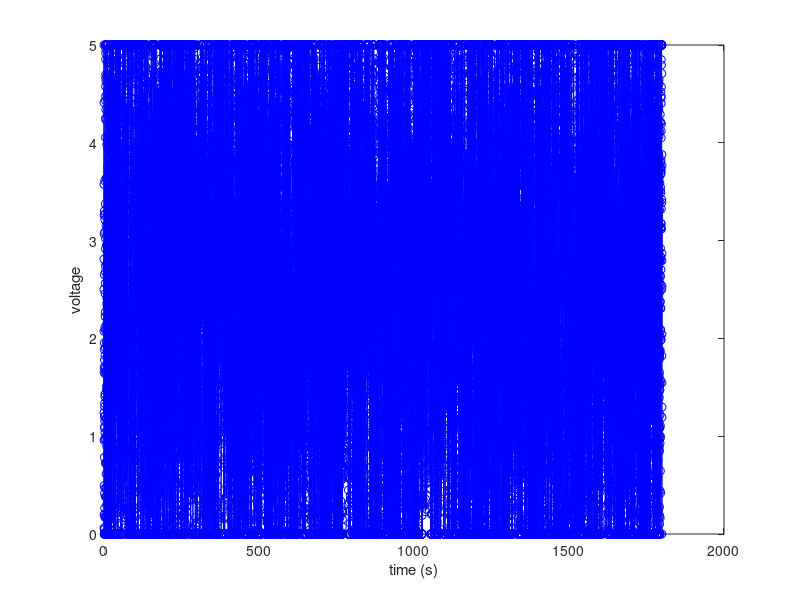
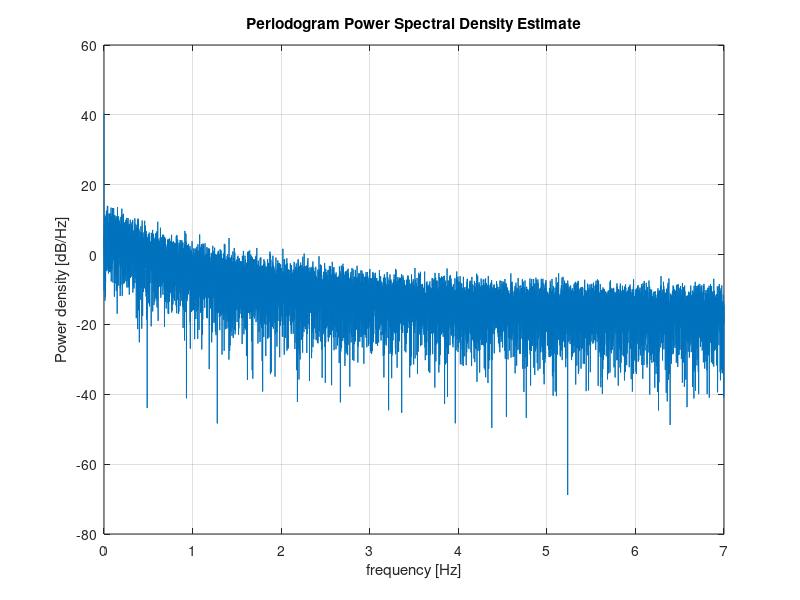

MATLAB code for these plots, in order: (Note: this script raises an error after producing the figures.)
fps = 14;
frame_count = 25200;
correlationTime = .5;
sigma = 2; %the standard deviation
minVoltage = 0;
maxVoltage = 5;
currentVoltage = 2.5; %in this case, the average voltage


voltages = zeros(1,frame_count);
A = exp(-(1/fps)/correlationTime);
voltages(1,1) = 0; %the initial voltage is 0, we will offset later

for frame = 2:frame_count
    voltages(1,frame) = A*voltages(1,frame-1) + (randn(1)*sqrt(sigma^2*(1-(A^2))));
    %voltages(1,frame) = (randn(1)*sqrt(sigma^2*(1-(A^2))));
end

%offset
voltages = voltages + currentVoltage;

%make sure the signal does not go out of bounds
voltages(voltages<minVoltage) = minVoltage;
voltages(voltages>maxVoltage) = maxVoltage;

figure
plot(0:1/fps:(frame_count-1)/fps, voltages, 'bo-')
xlabel('time (s)') % x-axis label
ylabel('voltage') % y-axis label


N = length(voltages);
xdft = fft(voltages);
xdft = xdft(1:N/2+1);
psdx = (1/(frame_count*N)) * abs(xdft).^2;
psdx(2:end-1) = 2*psdx(2:end-1);
freq = 0:frame_count/length(voltages):frame_count/2;

figure;
% plot(freq(1:100),10*log10(psdx(1:100)))
% grid on
% title('Periodogram Using FFT')
% xlabel('Frequency (Hz)')
% ylabel('Power/Frequency (dB/Hz)')

periodogram(voltages,rectwin(length(voltages)),length(voltages),fps, 'power')

figure 
autocorr(voltages)
xlabel('frames (at 14fps)')